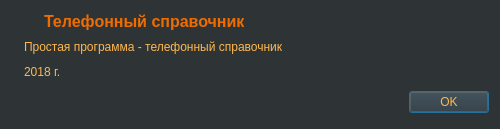
<?xml version="1.0" encoding="UTF-8"?>
<ui version="4.0">
 <class>AboutDlg</class>
 <widget class="QDialog" name="AboutDlg">
  <property name="geometry">
   <rect>
    <x>0</x>
    <y>0</y>
    <width>500</width>
    <height>129</height>
   </rect>
  </property>
  <property name="sizePolicy">
   <sizepolicy hsizetype="Fixed" vsizetype="Fixed">
    <horstretch>0</horstretch>
    <verstretch>0</verstretch>
   </sizepolicy>
  </property>
  <property name="minimumSize">
   <size>
    <width>500</width>
    <height>0</height>
   </size>
  </property>
  <property name="maximumSize">
   <size>
    <width>500</width>
    <height>129</height>
   </size>
  </property>
  <property name="windowTitle">
   <string>Телефонный справочник</string>
  </property>
  <property name="styleSheet">
   <string notr="true">background-color: rgb(46, 52, 54);</string>
  </property>
  <property name="sizeGripEnabled">
   <bool>false</bool>
  </property>
  <property name="modal">
   <bool>true</bool>
  </property>
  <layout class="QGridLayout" name="gridLayout">
   <item row="0" column="1">
    <layout class="QHBoxLayout" name="horizontalLayout_2">
     <item>
      <spacer name="horizontalSpacer_2">
       <property name="orientation">
        <enum>Qt::Horizontal</enum>
       </property>
       <property name="sizeType">
        <enum>QSizePolicy::Minimum</enum>
       </property>
       <property name="sizeHint" stdset="0">
        <size>
         <width>20</width>
         <height>20</height>
        </size>
       </property>
      </spacer>
     </item>
     <item>
      <widget class="QLabel" name="label_2">
       <property name="font">
        <font>
         <pointsize>12</pointsize>
         <weight>75</weight>
         <bold>true</bold>
        </font>
       </property>
       <property name="styleSheet">
        <string notr="true">color: rgb(239, 108, 0);</string>
       </property>
       <property name="text">
        <string>Телефонный справочник</string>
       </property>
      </widget>
     </item>
     <item>
      <spacer name="horizontalSpacer">
       <property name="orientation">
        <enum>Qt::Horizontal</enum>
       </property>
       <property name="sizeHint" stdset="0">
        <size>
         <width>40</width>
         <height>20</height>
        </size>
       </property>
      </spacer>
     </item>
    </layout>
   </item>
   <item row="2" column="1">
    <widget class="QLabel" name="label_6">
     <property name="styleSheet">
      <string notr="true">color: rgb(255, 183, 77);</string>
     </property>
     <property name="text">
      <string>2018 г.</string>
     </property>
    </widget>
   </item>
   <item row="0" column="0">
    <widget class="QLabel" name="image">
     <property name="text">
      <string/>
     </property>
     <property name="pixmap">
      <pixmap resource="../phonebook.qrc">:/icons/image/phonebook.png</pixmap>
     </property>
    </widget>
   </item>
   <item row="3" column="0" colspan="2">
    <layout class="QHBoxLayout" name="horizontalLayout">
     <item>
      <widget class="QDialogButtonBox" name="okBtn">
       <property name="minimumSize">
        <size>
         <width>0</width>
         <height>31</height>
        </size>
       </property>
       <property name="maximumSize">
        <size>
         <width>16777215</width>
         <height>31</height>
        </size>
       </property>
       <property name="styleSheet">
        <string notr="true">color: rgb(255, 183, 77);</string>
       </property>
       <property name="standardButtons">
        <set>QDialogButtonBox::Ok</set>
       </property>
      </widget>
     </item>
    </layout>
   </item>
   <item row="1" column="1">
    <widget class="QLabel" name="label">
     <property name="styleSheet">
      <string notr="true">color: rgb(255, 183, 77);</string>
     </property>
     <property name="text">
      <string>Простая программа - телефонный справочник</string>
     </property>
    </widget>
   </item>
  </layout>
 </widget>
 <resources>
  <include location="../phonebook.qrc"/>
 </resources>
 <connections>
  <connection>
   <sender>okBtn</sender>
   <signal>accepted()</signal>
   <receiver>AboutDlg</receiver>
   <slot>accept()</slot>
   <hints>
    <hint type="sourcelabel">
     <x>284</x>
     <y>164</y>
    </hint>
    <hint type="destinationlabel">
     <x>249</x>
     <y>94</y>
    </hint>
   </hints>
  </connection>
 </connections>
</ui>
